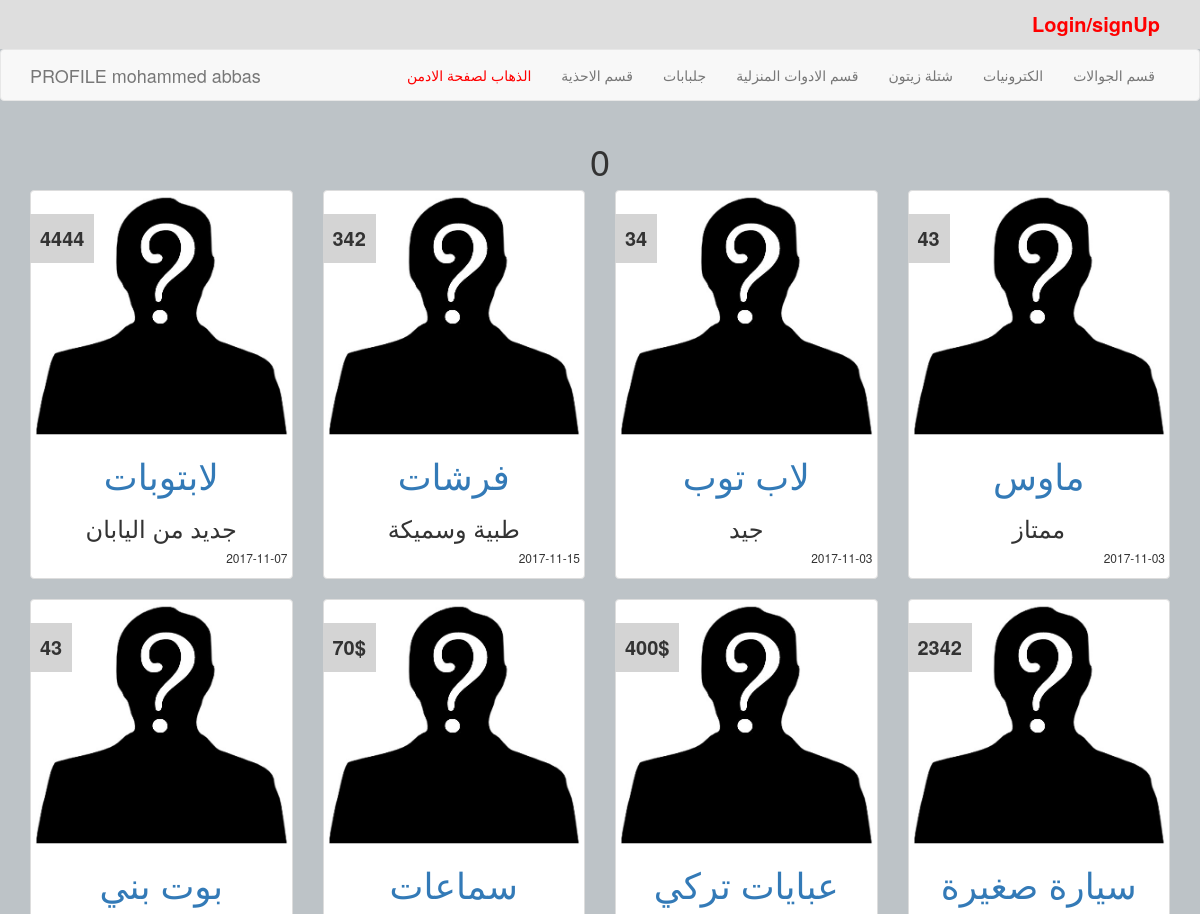
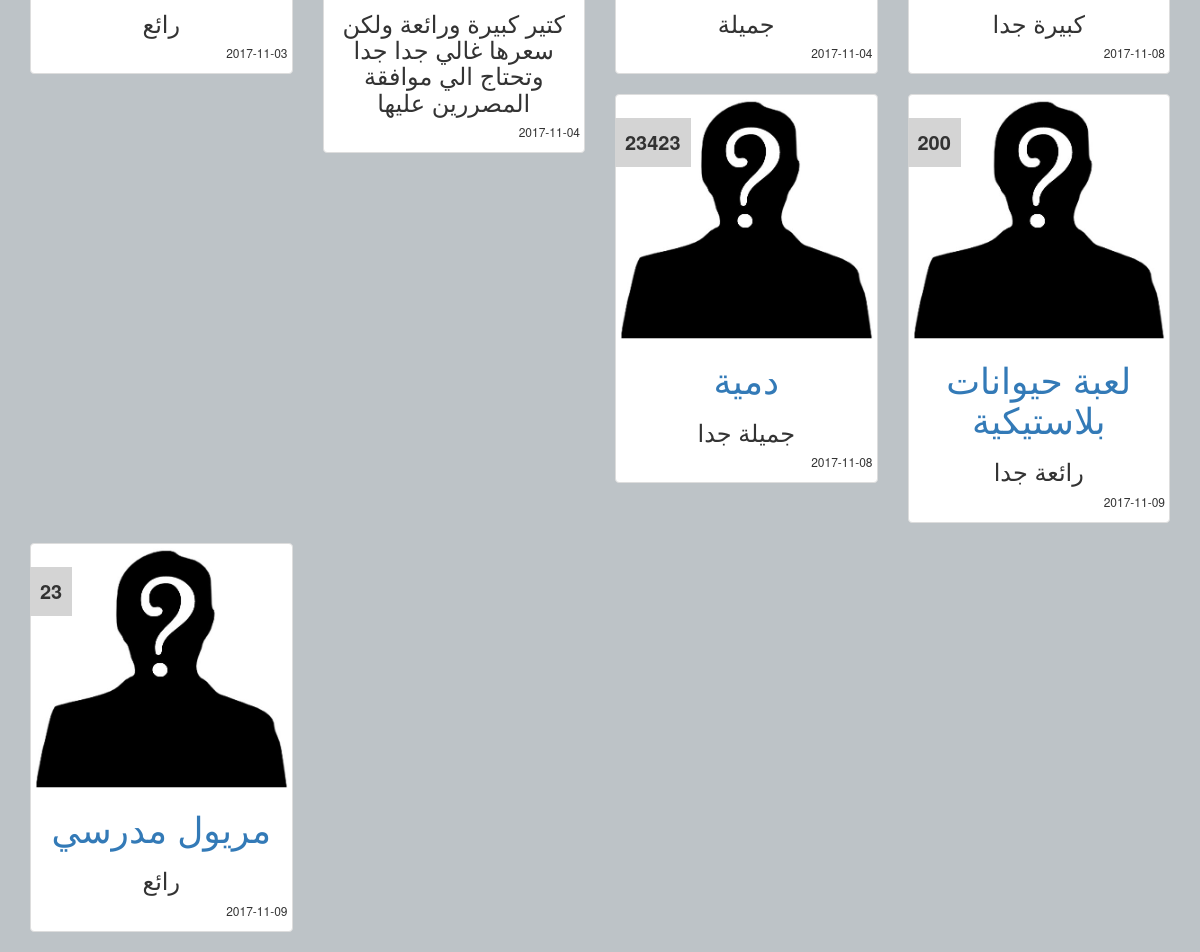
Page /profile/tags.php?name=0 on the committed database (2 pictures, top to bottom).
### tables this page shows
CREATE TABLE `categories` (
  `id` int(11) NOT NULL,
  `name` varchar(255) NOT NULL,
  `description` text NOT NULL,
  `parent` int(11) NOT NULL DEFAULT '0',
  `ordering` int(11) NOT NULL,
  `visibilty` tinyint(4) NOT NULL DEFAULT '0',
  `allow_comment` tinyint(4) NOT NULL DEFAULT '0',
  `allow_ads` tinyint(4) NOT NULL DEFAULT '0'
);

CREATE TABLE `items` (
  `name_id` int(11) NOT NULL,
  `name` varchar(255) NOT NULL,
  `description` text NOT NULL,
  `price` varchar(255) NOT NULL,
  `date` date NOT NULL,
  `country_made` varchar(255) NOT NULL,
  `image` varchar(255) NOT NULL,
  `state` varchar(255) NOT NULL,
  `rating` smallint(6) NOT NULL,
  `approve` tinyint(4) NOT NULL DEFAULT '0',
  `cat_id` int(11) NOT NULL,
  `member_id` int(11) NOT NULL,
  `tags` varchar(255) NOT NULL
);

### function.php (called while the page is built, shortened)
<?php
function getcat(){
    global $db;
    $getstmt=$db->prepare("SELECT * FROM categories WHERE parent=0 ORDER BY id ASC");
    $getstmt->execute();
    $row = $getstmt->fetchAll();
    return $row;
    }

### profile/tags.php (the view, shortened to what this page needs)
<?php
include "header.php";
include "../connection.php";
include "../function.php";
include "upper.php";
include "navbar.php";
?>
<div class="container text-center">
    <div class="row">
            <?php
           if(isset($_GET["name"])){
           echo " <h1>".$_GET["name"]."</h1>";
           $tags=$_GET["name"];
           $getstmt=$db->prepare("SELECT * FROM items WHERE tags like '%$tags%'");
           $getstmt->execute();
           $items = $getstmt->fetchAll();
           if(!empty($items)){
           foreach($items as $item){
                echo "<div class='col-sm-6 col-md-3'>";
                    echo "<div class='thumbnail itembox'>";
                        echo "<span>".$item["price"]."</span>";
                        echo "<img src='ff.jpg' alt='unkown'></img>";
                        echo "<h1><a href='items.php?itemsid=".$item["name_id"]."'>".$item["name"]."</a></h1>";
                        echo "<h3>".$item["description"]."</h3>";
                        echo "<h6 style='text-align:right'>".$item["date"]."</h6>";
                    echo "</div>";
                echo "</div>";
        }
    }else{
        echo "<h1 class='text-center'>thers is not tag for this</h1>";
    }
    }
            ?>
    </div>
</div>
<?php
include "footer.php";

### profile/navbar.php (shortened to what this page needs)
<nav class="navbar navbar-default">
  <div class="container">
    <div class="navbar-header">
      <a class="navbar-brand active" href="index.php">PROFILE mohammed abbas</a>
    </div>
    <div class="collapse navbar-collapse" id="bs-example-navbar-collapse-1">
      <ul class="nav navbar-nav navbar-right" >
      <li ><a style="color:red" href="../index.php">الذهاب لصفحة الادمن</a></li>
            <?php
            $cats=getcat();
            foreach($cats as $cat){
               echo "<li><a href ='categores.php?pageid=".$cat['id']."&pagename=".$cat["name"]."'>". $cat['name']."</a></li>";
            }
            ?>
      </ul>
    </div>
  </div>
</nav>

### backend2.css (style rules this page uses)
body { background-color: #bdc3c7; }
.itembox span { background: #d4d4d4; position: absolute; left: 15px; top: 24px; padding: 10px; font-weight: bolder; }
.container span { font-size:20px }

### rows in the picture
categories: name "قسم الاحذية"
categories: name "جلبابات"
categories: name "قسم الادوات المنزلية"
categories: name "شتلة زيتون"
categories: name "الكترونيات"
categories: name "قسم الجوالات"
items: price "4444", name "لابتوبات", description "جديد من اليابان", date "2017-11-07"
items: price "342", name "فرشات", description "طبية وسميكة", date "2017-11-15"
items: price "34", name "لاب توب", description "جيد", date "2017-11-03"
items: price "43", name "ماوس", description "ممتاز", date "2017-11-03"
items: price "43", name "بوت بني", description "رائع", date "2017-11-03"
items: price "70$", name "سماعات", description "كتير كبيرة ورائعة ولكن سعرها غالي جدا جدا وتحتاج الي موافقة المصررين عليها", date "2017-11-04"
items: price "400$", name "عبايات تركي", description "جميلة", date "2017-11-04"
items: price "2342", name "سيارة صغيرة", description "كبيرة جدا", date "2017-11-08"
items: price "23423", name "دمية", description "جميلة جدا", date "2017-11-08"
items: price "200", name "لعبة حيوانات بلاستيكية", description "رائعة جدا", date "2017-11-09"
items: price "23", name "مريول مدرسي", description "رائع", date "2017-11-09"

### other values in the picture
$_GET["name"] "0"
